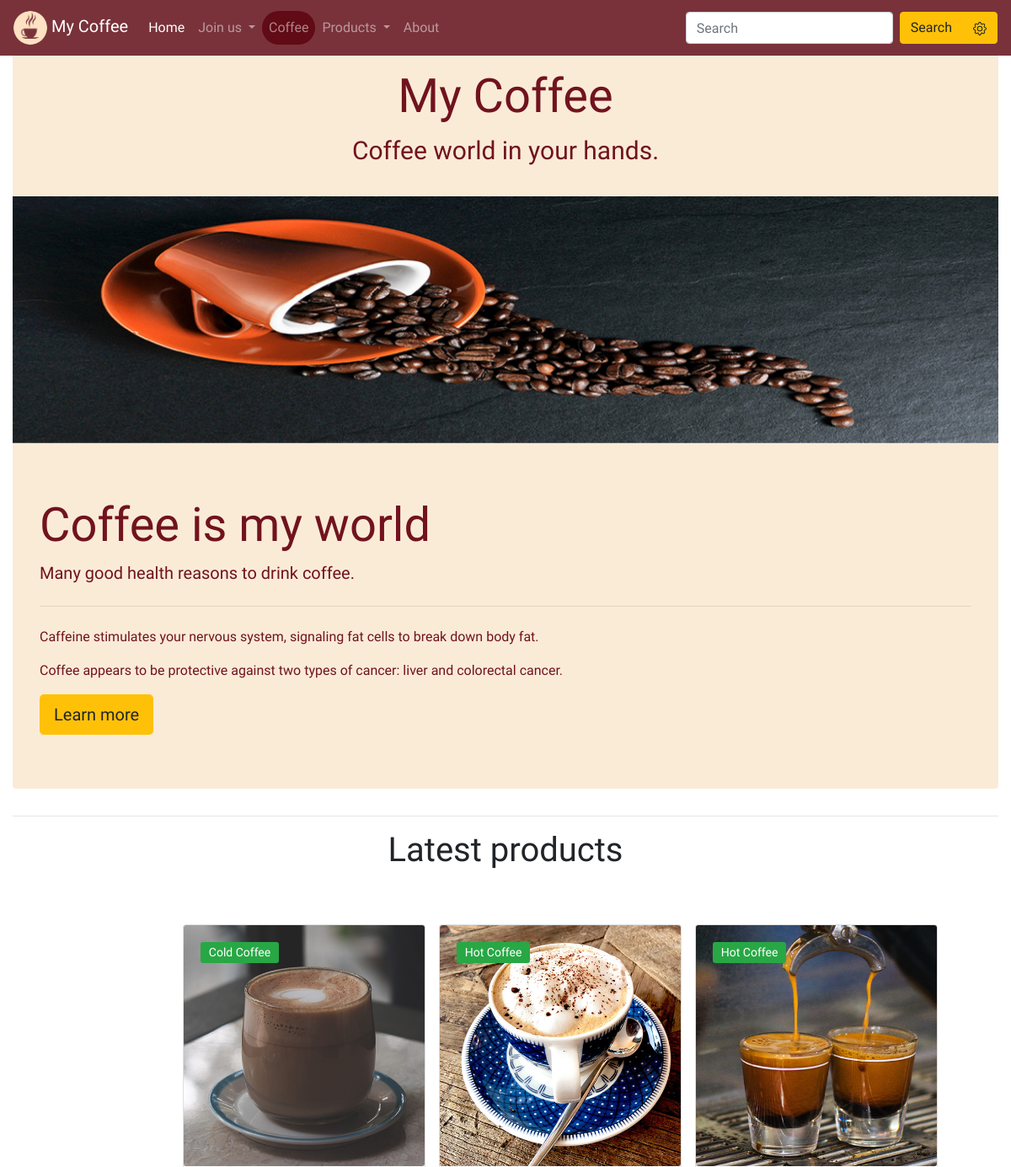
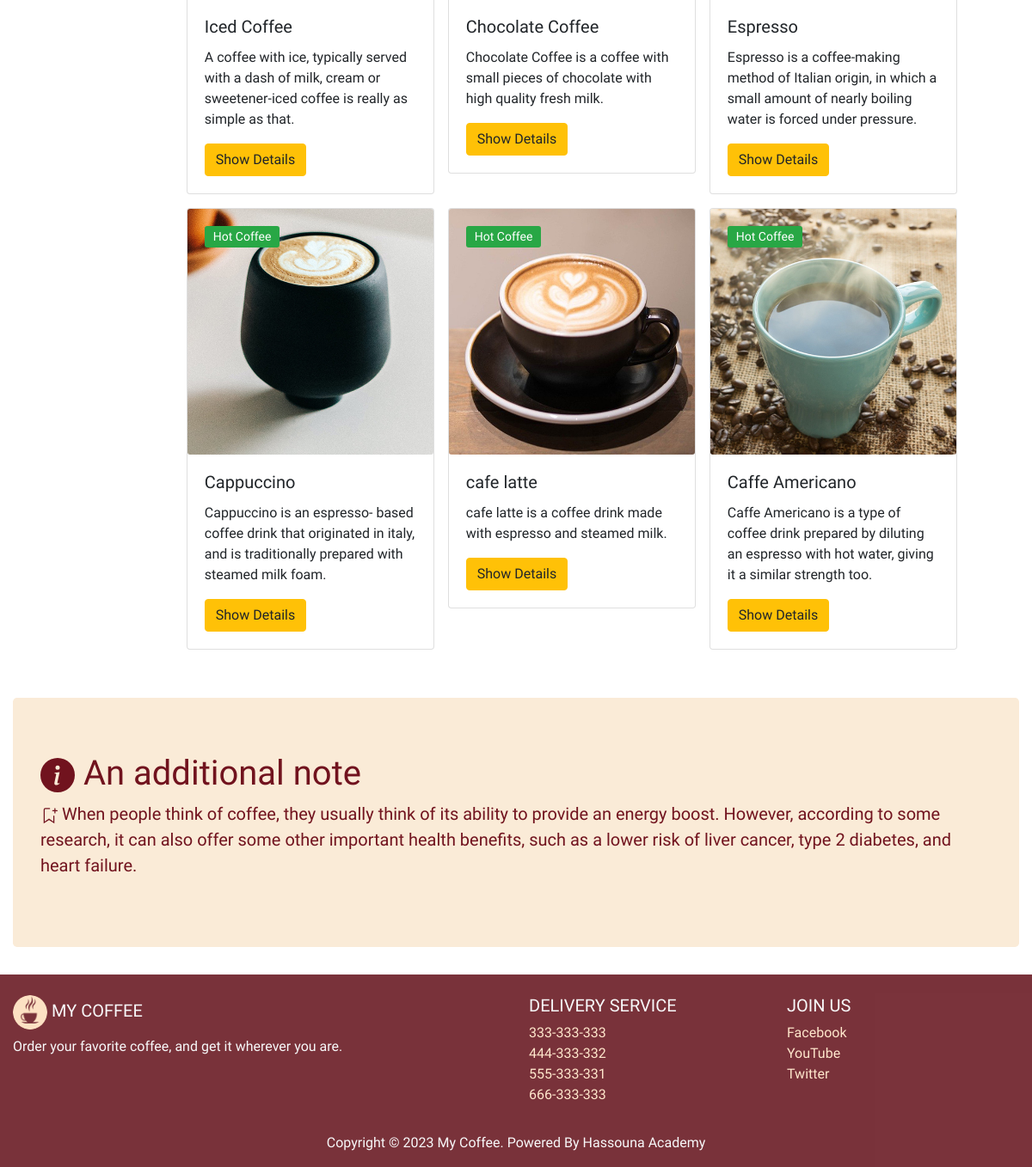
The page / on the database its author committed (2 pictures, top to bottom).
### products/models.py (models this page shows)
class Product(models.Model):
    name = models.CharField(max_length=120)
    desc = models.TextField(max_length=10000)
    price = models.DecimalField(max_digits=6, decimal_places=2)
    image = models.ImageField(upload_to='products/images/')
    is_active = models.BooleanField(default=True)
    publish_date = models.DateTimeField(default=timezone.now)
    flag = models.CharField(max_length=20, choices=FLAG_OPTION)
    def __str__(self):
        return self.name
    class Meta:
        ordering = ['-publish_date']

### pages/views.py (the view)
# urls.py: path('', HomeView.as_view(), name='home'),
class HomeView(TemplateView):
    template_name = 'pages/home.html'
    def get_context_data(self, **kwargs):
        context = super().get_context_data(**kwargs)
        context['products'] = Product.objects.all()
        return context

### pages/templates/pages/home.html (shortened to what this page needs)
{% extends 'base.html' %}
{% load static %}
{% block body %}
    <div class="container-fluid">
      <section>
        <div class="jumbotron jumbotron-fluid p-3 m-0 text-center" >
          <div class="d-inline-block align-top" >
            <h1 class="display-4">My Coffee</h1>
            <p class="lead" style="font-size:30px;" >
              Coffee world in your hands.
            </p>
          </div>
        </div>
      </section>
      <section>
        <div id="carouselMyCoffee" class="carousel slide carousel-fade" data-ride="carousel">
          <div class="carousel-inner">
            <div class="carousel-item active" data-interval="1500">
                <img src="{% static 'img/img1.jpg' %}" class="d-block w-100" alt="...">
            </div>
          </div>
        </div>
      </section>
      <section>
        <div class="jumbotron rounded-bottom">
          <h1 class="display-4">Coffee is my world</h1>
          <p class="lead">Many good health reasons to drink coffee.</p>
          <hr class="my-4">
          <p>Caffeine stimulates your nervous system, signaling fat cells to break down body fat.</p>
          <p>Coffee appears to be protective against two types of cancer: liver and colorectal cancer.</p>
          <a class="btn btn-warning btn-lg" href="#" role="button">Learn more</a>
        </div>
      </section>
      <hr>
      <section>
        <h1 class="text-center">Latest products</h1>
        <div class="container-fluid">
          <div class="row p-5" style="padding-left: 17% !important;">
            {% for product in products|slice:':6' %}
            <div>
              <div class="card m-2" style="width: 18rem;">
                <div class="details-label-group">
                  <label class="details-label new">{{product.flag}}</label>
                </div>
                <img src="{{product.image.url}}" class="card-img" alt="...">
                <div class="card-body">
                  <h5 class="card-title">{{product}}</h5>
                  <p class="card-text">{{product.desc}}</p>
                  <a href="{% url 'products:product-detail' product.id %}" class="btn btn-warning">Show Details</a>
                </div>
              </div>
            </div>
            {% endfor %}
          </div>
        </div>
      </section>
      <section>
        <div class="jumbotron">
          <p class="h1">
            An additional note
          </p>
          <p class="lead">
            When people think of coffee, they usually think of its ability to provide an energy boost. However, according to some research, it can also offer some other important health benefits, such as a lower risk of liver cancer, type 2 diabetes, and heart failure.
          </p>
        </div>
      </section>
    </div>
{% endblock body %}

### templates/base.html (shortened to what this page needs)
{% load static %}
<!DOCTYPE html>
<html lang="en">
<head>
    <link rel="stylesheet" href="{% static 'css/bootstrap.min.css' %}">
    <link rel="stylesheet" href="{% static 'css/style.css' %}">
    <link rel="stylesheet" href="{% static 'css/pretty-checkbox.min.css' %}">
</head>
<body>
    <nav class="navbar navbar-expand-lg navbar-dark navbar-custom fixed-top">
        <a class="navbar-brand" href="{% url 'pages:home' %}">
            <img src="{% static 'img/mycoffee.png' %}" class="img-brand" alt="My Coffee">
            My Coffee
        </a>
        <div class="collapse navbar-collapse" id="navbarSupportedContent">
            <ul class="navbar-nav mr-auto">
              <li
               {% if request.path == "/" %}
                class="nav-item active"
               {% else %}
                class="nav-item"
               {% endif %}
              >
                  <a class="nav-link" href="{% url 'pages:home' %}">Home <span class="sr-only">(current)</span></a>
              </li>
              <li
              {% if 'signin' in request.path or 'signup' in request.path or 'profile' in request.path %}
                class="nav-item dropdown active"
              {% else %}
                class="nav-item dropdown"
              {% endif %}
              >
                <a class="nav-link dropdown-toggle" href="#" id="navbarDropdown" role="button" data-toggle="dropdown" aria-haspopup="true" aria-expanded="false">
                {% if request.user.is_authenticated %}
                  Welcome
                {% else %}
                  Join us
                {% endif %}
                </a>
              </li>
              <li
              {% if 'coffee' in request.path %}
                class="nav-item active"
              {% else %}
                class="nav-item"
              {% endif %}
              id="coffee-nav-item">
                  <a class="nav-link" href="{% url 'pages:coffee' %}">Coffee</a>
              </li>
              <li
              {% if 'product' in request.path or 'search' in request.path %}
                class="nav-item dropdown active"
              {% else %}
                class="nav-item dropdown"
              {% endif %}
              >
                <a class="nav-link dropdown-toggle" href="#" id="navbarDropdown" role="button" data-toggle="dropdown" aria-haspopup="true" aria-expanded="false">
                Products
                </a>
              </li>
              <li
              {% if 'about' in request.path %}
                class="nav-item active"
              {% else %}
                class="nav-item"
              {% endif %}
              >
                <a class="nav-link" href="{% url 'pages:about' %}">About</a>
              </li>
            </ul>
            <form action="{% url 'products:filter' %}" class="form-inline my-2 my-lg-0">
            <input class="form-control mr-sm-2 remove-outline" name="sname" type="search" placeholder="Search" aria-label="Search">
            <div class="btn-group" role="group">
              <button class="btn btn-warning my-2 my-sm-0" type="submit">Search</button>
              <a title="Advanced Search" data-toggle="tooltip" href="{% url 'products:search' %}" class="btn btn-warning my-2 my-sm-0" type="submit">
              </a>
            </div>
            </form>
        </div>
    </nav>
{% block body %}
{% endblock body %}
    <footer class="pt-4 navbar-custom text-light">
      <div class="container-fluid text-center text-md-left">
        <div class="row">
          <div class="col-md-6 mt-md-0 mt-3">
            <h5 class="text-uppercase">
              <img src="{% static 'img/mycoffee.png' %}" class="img-brand" alt="My Coffee">
              My Coffee
            </h5>
            <p>Order your favorite coffee, and get it wherever you are.</p>
          </div>
          <div class="col-md-3 mb-md-0 mb-3">
            <h5 class="text-uppercase">Delivery Service</h5>
            <ul class="list-unstyled">
              <li><a href="tel:333333333">333-333-333</a></li>
              <li><a href="tel:444333332">444-333-332</a></li>
              <li><a href="tel:555333331">555-333-331</a></li>
              <li><a href="tel:666333333">666-333-333</a></li>
            </ul>
          </div>
          <div class="col-md-3 mb-md-0 mb-3">
            <h5 class="text-uppercase">Join Us</h5>
            <ul class="list-unstyled">
              <li><a href="#">Facebook</a></li>
              <li><a href="#">YouTube</a></li>
              <li><a href="#">Twitter</a></li>
            </ul>
          </div>
        </div>
      </div>
      <div class="text-center py-3">
        Copyright &copy; <span class="year">2019</span> My Coffee. Powered By Hassouna Academy
      </div>
    </footer>
  </body>
</html>

### static/css/style.css (style rules this page uses)
html, body { height: 100%; width: 100%; }
a { color: rgb(255, 231, 204) ; }
body { font-family: 'Merienda', cursive; padding-top:65px; }
.img-brand { width:40px; height:40px; transition: 0.5s; border-radius: 20px; }
.navbar-brand { font-family: 'Gloria Hallelujah', cursive; transition: 0.5s; }
.navbar-custom { transition:0.5s; background-color: #5A020Cce; }
.navbar li { transition: 0.5s; }
#coffee-nav-item { background-color:#5A020Cce; border-radius: 25px; }
.carousel-inner img { width: 100%; height: 100%; }
.jumbotron { background-color: antiquewhite; color: #71131E; }
.rounded-bottom { border-top-left-radius: 0 !important; border-top-right-radius: 0 !important; }
.details-label-group { position: absolute; top: 20px; left: 20px; z-index: 1; display: -webkit-box; display: -ms-flexbox; display: flex; -webkit-box-orient: vertical; -webkit-box-direction: normal; -ms-flex-direction: column; flex-direction: column; }
.details-label { font-size: 14px; padding: 6px 10px; margin-bottom: 6px; line-height: 13px; border-radius: 3px; text-transform: capitalize; text-align: center; color: var(--white); }
.details-label.new { background: var(--green); }

### rows shown on the page
Product: flag "Cold Coffee", image (picture), name "Iced Coffee", desc "A coffee with ice, typically served with a dash of milk, cream or sweetener-iced coffee is really as simple as that."
Product: flag "Hot Coffee", image (picture), name "Chocolate Coffee", desc "Chocolate Coffee is a coffee with small pieces of chocolate with high quality fresh milk."
Product: flag "Hot Coffee", image (picture), name "Espresso", desc "Espresso is a coffee-making method of Italian origin, in which a small amount of nearly boiling water is forced under pressure."
Product: flag "Hot Coffee", image (picture), name "Cappuccino", desc "Cappuccino is an espresso- based coffee drink that originated in italy, and is traditionally prepared with steamed milk foam."
Product: flag "Hot Coffee", image (picture), name "cafe latte", desc "cafe latte is a coffee drink made with espresso and steamed milk."
Product: flag "Hot Coffee", image (picture), name "Caffe Americano", desc "Caffe Americano is a type of coffee drink prepared by diluting an espresso with hot water, giving it a similar strength too."
